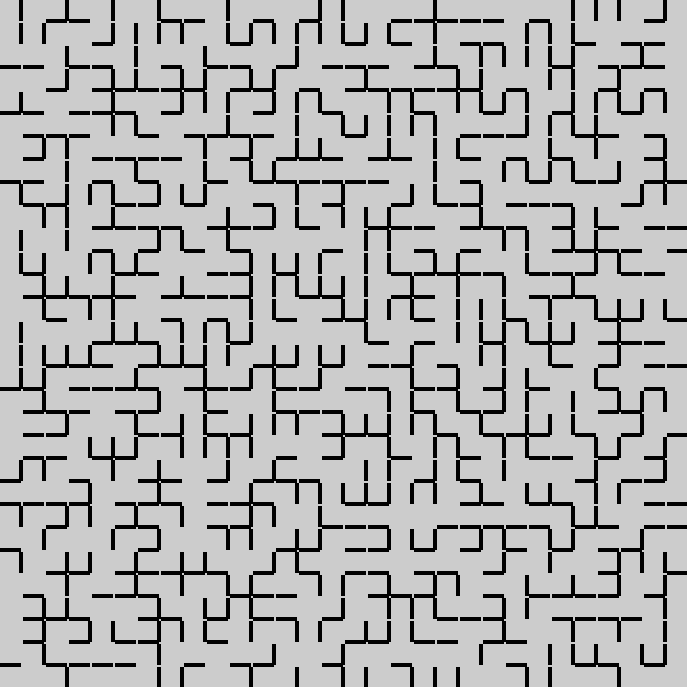
Frame 1 (no input)
Frame 60 (the mouse pressed at the canvas centre just before this capture): identical to frame 1, image omitted
Frame 120 (the mouse held since frame 60 and released just before this capture): identical to frame 1, image omitted

The Processing sketch that drew this single still picture (run headless with seeded random() and noise(); from frame 60 on, the mouse is pressed at the canvas centre):

// Processing sketch: Maze
// ── Maze.pde
//maze test
int squareSize=20;//pixels per square of traversible grid square
int wallThickness=3;//pixels per wall
int gridX=30;//grid dimensions
int gridY=30;
wall[] walls=new wall[gridY*(gridX-1)+gridX*(gridY-1)];
ArrayList<int[]> accessibleSquares=new ArrayList<int[]>();
int w=gridX*squareSize+wallThickness*(gridX-1);
int h=gridY*squareSize+wallThickness*(gridY-1);

//grid coordinates start with 0, 0 in upper left
//starting square is upper left

void settings(){
  size(w, h);
}

void setup(){
  //horizontal walls
  int index=0;
  for(int x=0;x<gridX;x++){
    for(int y=0;y<gridY-1;y++){
      walls[index]=new wall(x, y, true);
      index++;
    }
  }
  //vertical walls
  for(int x=0;x<gridX-1;x++){
   for(int y=0;y<gridY;y++){
    walls[index]=new wall(x, y, false);
    index++;
   }
  }
  for(wall wall:walls){
   wall.randomize(); 
  }
  rectMode(CENTER);
  accessibleSquares.add(new int[] {0, 0});
  println(equal(new int[] {0, 0}, new int[] {0, 0}));
  println(new int[] {0, 0}==new int[] {0, 0});
  generateMaze();
}

void draw(){
 graph();
}

// ── functions.pde
boolean equal(int[] a, int[] b){
 for(int i=0;i<a.length;i++){
  if(a[i]!=b[i]){
   return false; 
  }
 }
 return true;
}

boolean contains(int[] a, int b){
 for(int i=0;i<a.length;i++){
   if(a[i]==b){
    return true; 
   }
 }
 return false;
}

// ── wall.pde
class wall {
  int x;//take grid coordinates of the square either above or to the left
  int y;
  boolean horizontal;
  float weight;
  boolean graphed;
  wall(int x, int y, boolean horizontal) {
    this.x=x;
    this.y=y;
    this.horizontal=horizontal;
    graphed=true;
    weight=0;
  }
  void randomize() {
    this.weight=random(1);
  }
  void graph() {
    if (graphed) {
      if (horizontal) {
        fill(0);
        rect((squareSize+wallThickness)*x+squareSize/2, (squareSize+wallThickness)*y+squareSize+wallThickness/2, squareSize, wallThickness);
      } else {
        fill(0);
        rect(squareSize+wallThickness/2+x*(squareSize+wallThickness), (squareSize+wallThickness)*y+squareSize/2, wallThickness, squareSize);
      }
    }
  }
}

void generateMaze() {
  ArrayList<wall> accessibleWalls=new ArrayList<wall>();
  FloatList wallWeights=new FloatList();
  wall weakestWall;
  while (accessibleSquares.size()<gridX*gridY) {
    //empty accesible wall array and wall weight array
    wallWeights.clear();
    accessibleWalls.clear();
    //get all of the accesible walls, finding the ones which are not blocking loops
    for (wall wall : walls) {
      int neighbors=0;
      //add the walls if they are not between two accesible squares
      if (wall.horizontal==true) {//make sure the wall is adjacent to only one accesible square
        for (int[] square : accessibleSquares) {
          if (square[0]==wall.x&&(square[1]==wall.y||square[1]==wall.y+1)) {
            neighbors++;
          }
        }
        if (neighbors==1) {
          accessibleWalls.add(wall);
        }
      } else {
        for(int[] square:accessibleSquares){
         if(square[1]==wall.y&&(square[0]==wall.x||square[0]==wall.x+1)){
          neighbors++; 
         }
        }
        if(neighbors==1){
         accessibleWalls.add(wall); 
        }
      }
    }
    //get a floatlist of the weights
    for (int i=0; i<accessibleWalls.size(); i++) {
      wallWeights.append(accessibleWalls.get(i).weight);
    }
    //find the wall with minimum weight
    int index=0;
    for (int i=0; i<wallWeights.size(); i++) {
      if (wallWeights.get(i)==wallWeights.min()) {
        index=i;
      }
    }
    weakestWall=accessibleWalls.get(index);
    //set this wall to not be graphed, add the grid square opposite it to the accessible squares
    weakestWall.graphed=false;
    if (weakestWall.horizontal==true) {
      boolean contained=false;
      for(int[] square:accessibleSquares){
       if(square[0]==weakestWall.x&&square[1]==weakestWall.y){
        contained=true; 
       }
      }
      if (contained) {
        accessibleSquares.add(new int[] {weakestWall.x, weakestWall.y+1});
      } else {
        accessibleSquares.add(new int[] {weakestWall.x, weakestWall.y});
      }
    } else {
      boolean contained=false;
      for(int[] square:accessibleSquares){
       if(square[0]==weakestWall.x&&square[1]==weakestWall.y) {
        contained=true;
       }
      }
      if (contained) {
        accessibleSquares.add(new int[] {weakestWall.x+1, weakestWall.y});
      } else {
        accessibleSquares.add(new int[] {weakestWall.x, weakestWall.y});
      }
    }
  }
}

wall getwall(int x, int y, boolean horizontal) {
  for (wall wall : walls) {
    if (wall.x==x&&wall.y==y&&wall.horizontal==horizontal) {
      return wall;
    }
  }
  return null;
}

void graph() {
  for (wall wall : walls) {
    wall.graph();
  }
}
